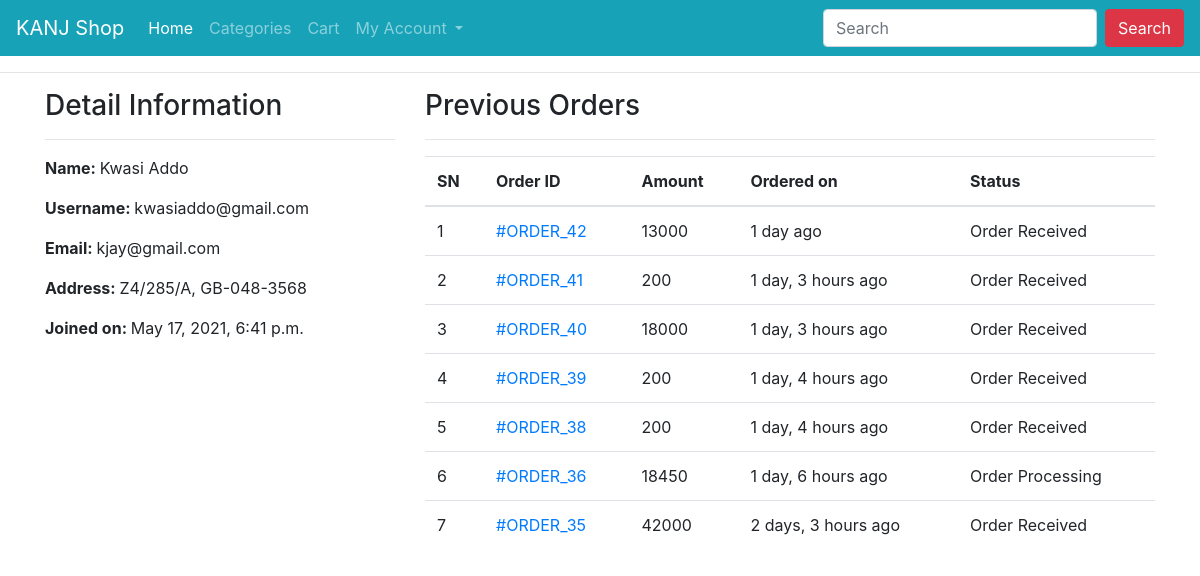
The app's page /profile/ (signed in) with its own data.
### ecomapp/models.py (models this page shows, shortened)
class Customer(models.Model):
    user = models.OneToOneField(User, on_delete=models.CASCADE)
    full_name = models.CharField(max_length=200)
    address = models.CharField(max_length=200, null=True, blank=True)
    joined_on = models.DateTimeField(auto_now_add=True)

class Order(models.Model):
    cart = models.OneToOneField(Cart, on_delete=models.CASCADE)
    ordered_by = models.CharField(max_length=200)
    shipping_address = models.CharField(max_length=200)
    mobile = models.CharField(max_length=10)
    email = models.EmailField(null=True, blank=True)
    subtotal = models.PositiveIntegerField()
    discount = models.PositiveIntegerField()
    total = models.PositiveIntegerField()
    order_status = models.CharField(max_length=50, choices=ORDER_STATUS)
    created_at = models.DateTimeField(auto_now_add=True)
    payment_method = models.CharField(
        max_length=20, default="Cash On Delivery")
    payment_completed = models.BooleanField(
        default=False, null=True, blank=True)

### ecomapp/views.py (the view)
# urls.py: path("profile/", CustomerProfileView.as_view(), name="customerprofile"),
class CustomerProfileView(TemplateView):
    template_name = "customerprofile.html"
    def dispatch(self, request, *args, **kwargs):
        if request.user.is_authenticated and Customer.objects.filter(user=request.user).exists():
            pass
        else:
            return redirect("/login/?next=/profile/")
        return super().dispatch(request, *args, **kwargs)
    def get_context_data(self, **kwargs):
        context = super().get_context_data(**kwargs)
        customer = self.request.user.customer
        context['customer'] = customer
        orders = Order.objects.filter(cart__customer=customer).order_by("-id")
        context["orders"] = orders
        return context

### templates/customerprofile.html (shortened to what this page needs)
{% extends 'base.html' %}
{% block content %}
<div class="container">
    <div class="row">
        <div class="col-md-4">
            <h3>Detail Information</h3><hr>
            <p><span class="font-weight-bold">Name: </span> {{customer.full_name}}</p>
            <p><span class="font-weight-bold">Username: </span> {{customer.user.username}}</p>
            <p><span class="font-weight-bold">Email: </span> {{customer.user.email}}</p>
            <p><span class="font-weight-bold">Address: </span> {{customer.address}}</p>
            <p><span class="font-weight-bold">Joined on: </span> {{customer.joined_on}}</p>
        </div>
        <div class="col-md-8">
            <h3>Previous Orders</h3>
            <hr>
            <table class="table">
                <thead>
                    <tr>
                        <th>SN</th>
                        <th>Order ID</th>
                        <th>Amount</th>
                        <th>Ordered on</th>
                        <th>Status</th>
                    </tr>
                </thead>
                <tbody>
                    {% for ord in orders %}
                    <tr>
                        <td>{{forloop.counter}}</td>
                        <td><a href="{% url 'ecomapp:customerorderdetail' ord.pk %}"> #ORDER_{{ord.id}}</a></td>
                        <td>{{ord.total}}</td>
                        <td>{{ord.created_at|timesince}} ago</td>
                        <td>{{ord.order_status}}</td>
                    </tr>
                    {% endfor %}
                </tbody>
            </table>
        </div>
    </div>
</div>
{% endblock %}

### records on screen
Customer: full_name "Kwasi Addo", user.username "kwasiaddo@gmail.com", user.email "kjay@gmail.com", address "Z4/285/A, GB-048-3568", joined_on "May 17, 2021, 6:41 p.m."
Order: id "42", total "13000", created_at "1 day", order_status "Order Received"
Order: id "41", total "200", created_at "1 day, 3 hours", order_status "Order Received"
Order: id "40", total "18000", created_at "1 day, 3 hours", order_status "Order Received"
Order: id "39", total "200", created_at "1 day, 4 hours", order_status "Order Received"
Order: id "38", total "200", created_at "1 day, 4 hours", order_status "Order Received"
Order: id "36", total "18450", created_at "1 day, 6 hours", order_status "Order Processing"
Order: id "35", total "42000", created_at "2 days, 3 hours", order_status "Order Received"
